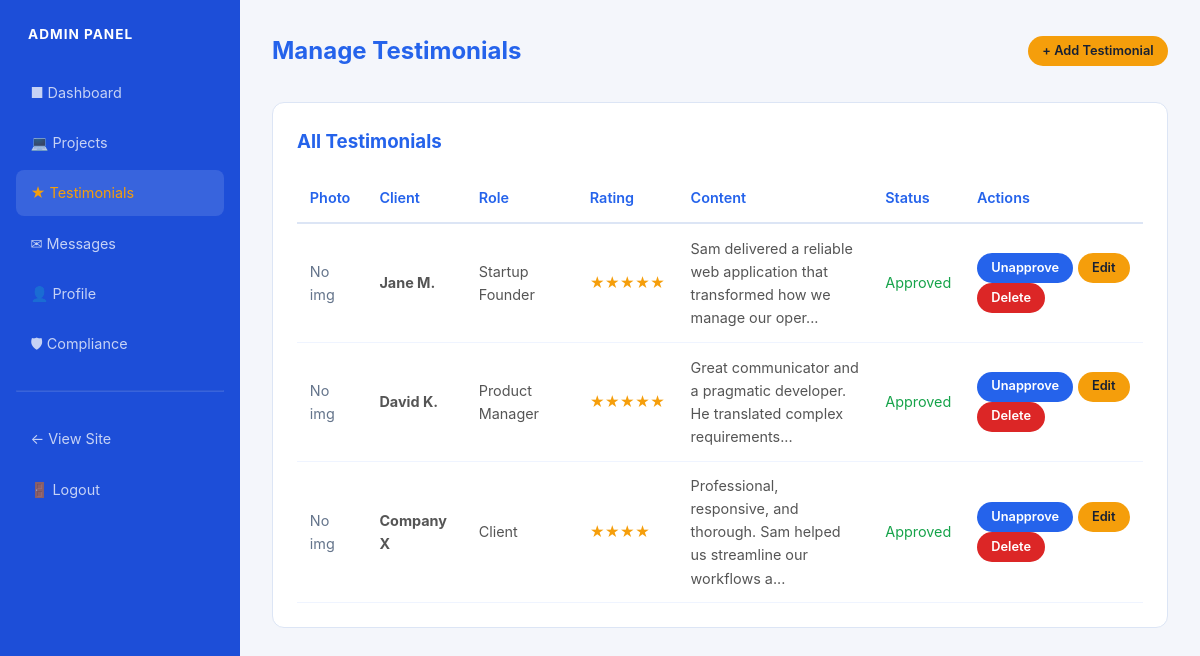
The page /admin/manage_testimonials.php (signed in) on the database its author committed.
### tables this page shows
CREATE TABLE IF NOT EXISTS testimonials (
    id INT AUTO_INCREMENT PRIMARY KEY,
    client_name VARCHAR(100) NOT NULL,
    client_role VARCHAR(100) DEFAULT NULL,
    content TEXT NOT NULL,
    rating TINYINT DEFAULT 5,
    image VARCHAR(255) DEFAULT NULL,
    is_approved TINYINT(1) DEFAULT 0,
    created_at TIMESTAMP DEFAULT CURRENT_TIMESTAMP
);

### includes/functions.php (called while the page is built, shortened)
<?php
   function h($str)
   {
       return htmlspecialchars((string)$str, ENT_QUOTES, 'UTF-8');
   }
   function truncateText($text, $length = 120)
   {
       return substr($text, 0, $length) . '...';
   }
   function getTestimonials()
   {
       $db = getDB();
       return $db->query("SELECT * FROM testimonials WHERE is_approved = 1 ORDER BY created_at DESC")->fetchAll();
   }

### admin/manage_testimonials.php (the view, shortened to what this page needs)
<?php
require_once __DIR__ . '/../includes/functions.php';
$testimonials = getTestimonials(true);
$editTestimonial = null;
include __DIR__ . '/partials/header.php';
?>
<div class="admin-header">
    <h1><?php echo $editTestimonial ? 'Edit Testimonial' : 'Manage Testimonials'; ?></h1>
    <a href="?new=1" class="btn btn-accent btn-sm">+ Add Testimonial</a>
</div>
<div class="table-container">
    <h3>All Testimonials</h3>
    <?php if (count($testimonials) > 0): ?>
    <table>
        <thead>
            <tr>
                <th>Photo</th>
                <th>Client</th>
                <th>Role</th>
                <th>Rating</th>
                <th>Content</th>
                <th>Status</th>
                <th>Actions</th>
            </tr>
        </thead>
        <tbody>
            <?php foreach ($testimonials as $t): ?>
            <tr>
                <td>
                    <?php if ($t['image']): ?>
                    <?php $tImg = testimonialImage($t['image']); ?>
                    <?php if ($tImg): ?>
                    <img src="<?php echo h($tImg); ?>" class="preview-img" alt=""
                        style="width:45px;height:45px;border-radius:50%;object-fit:cover;">
                    <?php else: ?>
                    <span style="color:var(--muted);">No img</span>
                    <?php endif; ?>
                    <?php else: ?>
                    <span style="color:var(--muted);">No img</span>
                    <?php endif; ?>
                </td>
                <td><strong><?php echo h($t['client_name']); ?></strong></td>
                <td><?php echo h($t['client_role'] ?? '-'); ?></td>
                <td><span style="color:var(--accent);"><?php echo str_repeat('&#9733;', $t['rating']); ?></span></td>
                <td style="max-width:280px;"><?php echo h(truncateText($t['content'], 80)); ?></td>
                <td><?php echo $t['is_approved'] ? '<span style="color:var(--success);">Approved</span>' : '<span style="color:var(--muted);">Pending</span>'; ?>
                </td>
                <td>
                    <a href="?toggle=<?php echo $t['id']; ?>" class="btn btn-sm btn-primary">
                        <?php echo $t['is_approved'] ? 'Unapprove' : 'Approve'; ?>
                    </a>
                    <a href="?edit=<?php echo $t['id']; ?>" class="btn btn-sm btn-accent">Edit</a>
                    <a href="?delete=<?php echo $t['id']; ?>" class="btn btn-sm btn-danger"
                        onclick="return confirm('Delete this testimonial?')">Delete</a>
                </td>
            </tr>
            <?php endforeach; ?>
        </tbody>
    </table>
    <?php else: ?>
    <p style="color:var(--muted);text-align:center;padding:2rem;">No testimonials yet.</p>
    <?php endif; ?>
</div>
<?php include __DIR__ . '/partials/footer.php'; ?>

### css/admin.css (style rules this page uses)
:root { --primary: #2563EB; --primary-dark: #1D4ED8; --primary-light: #EFF4FF; --accent: #F59E0B; --accent-dark: #D97706; --bg: #F4F6FB; --panel: #FFFFFF; --text: #172033; --muted: #64748B; --border: #DCE5F5; --danger: #DC2626; --success: #16A34A; --shadow: 0 6px 24px rgba(15, 23, 42, 0.08); }
* { margin: 0; padding: 0; box-sizing: border-box; }
body { font-family: -apple-system, BlinkMacSystemFont, "Segoe UI", Roboto, sans-serif; background: var(--bg); color: var(--text); line-height: 1.6; min-height: 100vh; }
a { color: var(--primary); text-decoration: none; }
.admin-header { display: flex; justify-content: space-between; align-items: center; margin-bottom: 2rem; flex-wrap: wrap; gap: 1rem; }
.admin-header h1 { font-size: 1.5rem; color: var(--primary); }
.form-container, .table-container { background: var(--panel); border-radius: 12px; padding: 2rem; border: 1px solid var(--border); margin-bottom: 2rem; }
.table-container { padding: 1.5rem; overflow-x: auto; }
.table-container h3 { margin-bottom: 1rem; color: var(--primary); }
table { width: 100%; border-collapse: collapse; font-size: 0.9rem; }
table th { text-align: left; padding: 0.8rem; border-bottom: 2px solid var(--border); color: var(--primary); font-weight: 600; }
table td { padding: 0.8rem; border-bottom: 1px solid var(--primary-light); color: #555; }
.btn { display: inline-block; padding: 0.6rem 1.4rem; border-radius: 50px; font-size: 0.9rem; font-weight: 600; cursor: pointer; transition: all 0.3s ease; border: none; text-align: center; }
.btn-primary { background: var(--primary); color: #fff; }
.btn-accent { background: var(--accent); color: #172033; }
.btn-danger { background: var(--danger); color: #fff; }
.btn-sm { padding: 0.3rem 0.9rem; font-size: 0.8rem; }

### rows shown on the page
testimonials: shows "No img", client_name "Jane M.", client_role "Startup Founder", rating "★★★★★", content "Sam delivered a reliable web application that transformed how we manage our oper...", is_approved "Approved"
testimonials: shows "No img", client_name "David K.", client_role "Product Manager", rating "★★★★★", content "Great communicator and a pragmatic developer. He translated complex requirements...", is_approved "Approved"
testimonials: shows "No img", client_name "Company X", client_role "Client", rating "★★★★", content "Professional, responsive, and thorough. Sam helped us streamline our workflows a...", is_approved "Approved"
